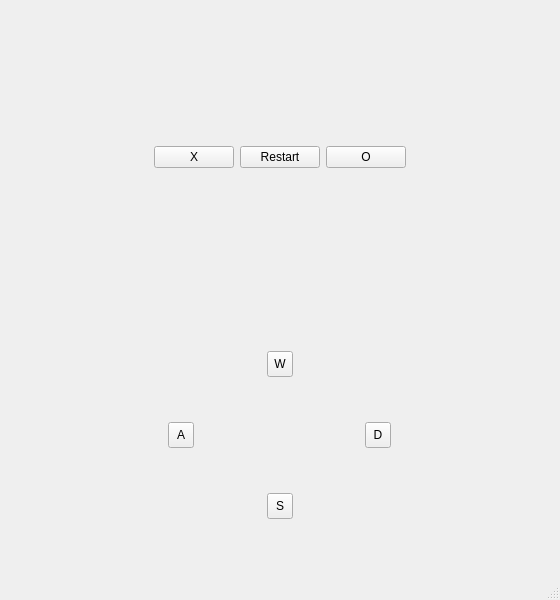
<?xml version="1.0" encoding="UTF-8"?>
<ui version="4.0">
 <class>MainWindow</class>
 <widget class="QMainWindow" name="MainWindow">
  <property name="geometry">
   <rect>
    <x>0</x>
    <y>0</y>
    <width>560</width>
    <height>600</height>
   </rect>
  </property>
  <property name="sizePolicy">
   <sizepolicy hsizetype="Fixed" vsizetype="Fixed">
    <horstretch>0</horstretch>
    <verstretch>0</verstretch>
   </sizepolicy>
  </property>
  <property name="minimumSize">
   <size>
    <width>560</width>
    <height>600</height>
   </size>
  </property>
  <property name="maximumSize">
   <size>
    <width>840</width>
    <height>900</height>
   </size>
  </property>
  <property name="sizeIncrement">
   <size>
    <width>0</width>
    <height>0</height>
   </size>
  </property>
  <property name="baseSize">
   <size>
    <width>0</width>
    <height>0</height>
   </size>
  </property>
  <property name="focusPolicy">
   <enum>Qt::NoFocus</enum>
  </property>
  <property name="windowTitle">
   <string>Tic Tac Toe</string>
  </property>
  <property name="iconSize">
   <size>
    <width>24</width>
    <height>24</height>
   </size>
  </property>
  <widget class="QWidget" name="centralwidget">
   <property name="enabled">
    <bool>true</bool>
   </property>
   <property name="sizePolicy">
    <sizepolicy hsizetype="Maximum" vsizetype="Maximum">
     <horstretch>0</horstretch>
     <verstretch>0</verstretch>
    </sizepolicy>
   </property>
   <property name="maximumSize">
    <size>
     <width>16777215</width>
     <height>16777215</height>
    </size>
   </property>
   <layout class="QVBoxLayout" name="verticalLayout_4">
    <item>
     <layout class="QVBoxLayout" name="verticalLayout_3">
      <item>
       <layout class="QVBoxLayout" name="verticalLayout_2">
        <item>
         <spacer name="verticalSpacer_3">
          <property name="orientation">
           <enum>Qt::Vertical</enum>
          </property>
          <property name="sizeType">
           <enum>QSizePolicy::Preferred</enum>
          </property>
          <property name="sizeHint" stdset="0">
           <size>
            <width>20</width>
            <height>20</height>
           </size>
          </property>
         </spacer>
        </item>
        <item>
         <layout class="QHBoxLayout" name="horizontalLayout_2">
          <item>
           <spacer name="horizontalSpacer_2">
            <property name="orientation">
             <enum>Qt::Horizontal</enum>
            </property>
            <property name="sizeHint" stdset="0">
             <size>
              <width>78</width>
              <height>20</height>
             </size>
            </property>
           </spacer>
          </item>
          <item>
           <layout class="QHBoxLayout" name="horizontalLayout">
            <item>
             <widget class="QPushButton" name="pushButton_X">
              <property name="focusPolicy">
               <enum>Qt::NoFocus</enum>
              </property>
              <property name="text">
               <string>X</string>
              </property>
              <property name="checkable">
               <bool>true</bool>
              </property>
              <property name="checked">
               <bool>false</bool>
              </property>
             </widget>
            </item>
            <item>
             <widget class="QPushButton" name="pushButton_Restart">
              <property name="focusPolicy">
               <enum>Qt::NoFocus</enum>
              </property>
              <property name="text">
               <string>Restart</string>
              </property>
             </widget>
            </item>
            <item>
             <widget class="QPushButton" name="pushButton_O">
              <property name="focusPolicy">
               <enum>Qt::NoFocus</enum>
              </property>
              <property name="text">
               <string>O</string>
              </property>
              <property name="checkable">
               <bool>true</bool>
              </property>
             </widget>
            </item>
           </layout>
          </item>
          <item>
           <spacer name="horizontalSpacer">
            <property name="orientation">
             <enum>Qt::Horizontal</enum>
            </property>
            <property name="sizeHint" stdset="0">
             <size>
              <width>78</width>
              <height>20</height>
             </size>
            </property>
           </spacer>
          </item>
         </layout>
        </item>
       </layout>
      </item>
      <item>
       <layout class="QVBoxLayout" name="verticalLayout">
        <item>
         <spacer name="verticalSpacer">
          <property name="orientation">
           <enum>Qt::Vertical</enum>
          </property>
          <property name="sizeType">
           <enum>QSizePolicy::Preferred</enum>
          </property>
          <property name="sizeHint" stdset="0">
           <size>
            <width>20</width>
            <height>20</height>
           </size>
          </property>
         </spacer>
        </item>
        <item>
         <layout class="QHBoxLayout" name="horizontalLayout_4">
          <property name="spacing">
           <number>0</number>
          </property>
          <item>
           <widget class="QPushButton" name="pushButton_W">
            <property name="sizePolicy">
             <sizepolicy hsizetype="Fixed" vsizetype="Fixed">
              <horstretch>0</horstretch>
              <verstretch>0</verstretch>
             </sizepolicy>
            </property>
            <property name="focusPolicy">
             <enum>Qt::NoFocus</enum>
            </property>
            <property name="styleSheet">
             <string notr="true">width: 24;
height: 24;
padding: 0;
</string>
            </property>
            <property name="text">
             <string>W</string>
            </property>
           </widget>
          </item>
         </layout>
        </item>
        <item>
         <layout class="QHBoxLayout" name="horizontalLayout_3">
          <item>
           <spacer name="horizontalSpacer_4">
            <property name="orientation">
             <enum>Qt::Horizontal</enum>
            </property>
            <property name="sizeType">
             <enum>QSizePolicy::Preferred</enum>
            </property>
            <property name="sizeHint" stdset="0">
             <size>
              <width>4</width>
              <height>20</height>
             </size>
            </property>
           </spacer>
          </item>
          <item>
           <widget class="QPushButton" name="pushButton_A">
            <property name="sizePolicy">
             <sizepolicy hsizetype="Fixed" vsizetype="Fixed">
              <horstretch>0</horstretch>
              <verstretch>0</verstretch>
             </sizepolicy>
            </property>
            <property name="focusPolicy">
             <enum>Qt::NoFocus</enum>
            </property>
            <property name="styleSheet">
             <string notr="true">width: 24;
height: 24;
padding: 0;</string>
            </property>
            <property name="text">
             <string>A</string>
            </property>
           </widget>
          </item>
          <item>
           <spacer name="horizontalSpacer_5">
            <property name="orientation">
             <enum>Qt::Horizontal</enum>
            </property>
            <property name="sizeType">
             <enum>QSizePolicy::Preferred</enum>
            </property>
            <property name="sizeHint" stdset="0">
             <size>
              <width>5</width>
              <height>20</height>
             </size>
            </property>
           </spacer>
          </item>
          <item>
           <layout class="QGridLayout" name="gridLayout">
            <property name="sizeConstraint">
             <enum>QLayout::SetDefaultConstraint</enum>
            </property>
            <property name="spacing">
             <number>0</number>
            </property>
           </layout>
          </item>
          <item>
           <spacer name="horizontalSpacer_6">
            <property name="orientation">
             <enum>Qt::Horizontal</enum>
            </property>
            <property name="sizeType">
             <enum>QSizePolicy::Preferred</enum>
            </property>
            <property name="sizeHint" stdset="0">
             <size>
              <width>5</width>
              <height>20</height>
             </size>
            </property>
           </spacer>
          </item>
          <item>
           <widget class="QPushButton" name="pushButton_D">
            <property name="enabled">
             <bool>true</bool>
            </property>
            <property name="sizePolicy">
             <sizepolicy hsizetype="Fixed" vsizetype="Fixed">
              <horstretch>0</horstretch>
              <verstretch>0</verstretch>
             </sizepolicy>
            </property>
            <property name="focusPolicy">
             <enum>Qt::NoFocus</enum>
            </property>
            <property name="styleSheet">
             <string notr="true">width: 24;
height: 24;
padding: 0;</string>
            </property>
            <property name="text">
             <string>D</string>
            </property>
           </widget>
          </item>
          <item>
           <spacer name="horizontalSpacer_3">
            <property name="orientation">
             <enum>Qt::Horizontal</enum>
            </property>
            <property name="sizeType">
             <enum>QSizePolicy::Preferred</enum>
            </property>
            <property name="sizeHint" stdset="0">
             <size>
              <width>4</width>
              <height>20</height>
             </size>
            </property>
           </spacer>
          </item>
         </layout>
        </item>
        <item>
         <layout class="QHBoxLayout" name="horizontalLayout_5">
          <item>
           <widget class="QPushButton" name="pushButton_S">
            <property name="sizePolicy">
             <sizepolicy hsizetype="Fixed" vsizetype="Fixed">
              <horstretch>0</horstretch>
              <verstretch>0</verstretch>
             </sizepolicy>
            </property>
            <property name="focusPolicy">
             <enum>Qt::NoFocus</enum>
            </property>
            <property name="styleSheet">
             <string notr="true">padding: 0;
width: 24;
height: 24;</string>
            </property>
            <property name="text">
             <string>S</string>
            </property>
           </widget>
          </item>
         </layout>
        </item>
        <item>
         <spacer name="verticalSpacer_2">
          <property name="orientation">
           <enum>Qt::Vertical</enum>
          </property>
          <property name="sizeType">
           <enum>QSizePolicy::Preferred</enum>
          </property>
          <property name="sizeHint" stdset="0">
           <size>
            <width>10</width>
            <height>10</height>
           </size>
          </property>
         </spacer>
        </item>
       </layout>
      </item>
     </layout>
    </item>
   </layout>
  </widget>
  <widget class="QMenuBar" name="menubar">
   <property name="geometry">
    <rect>
     <x>0</x>
     <y>0</y>
     <width>560</width>
     <height>21</height>
    </rect>
   </property>
  </widget>
  <widget class="QStatusBar" name="statusbar"/>
 </widget>
 <resources/>
 <connections/>
</ui>
